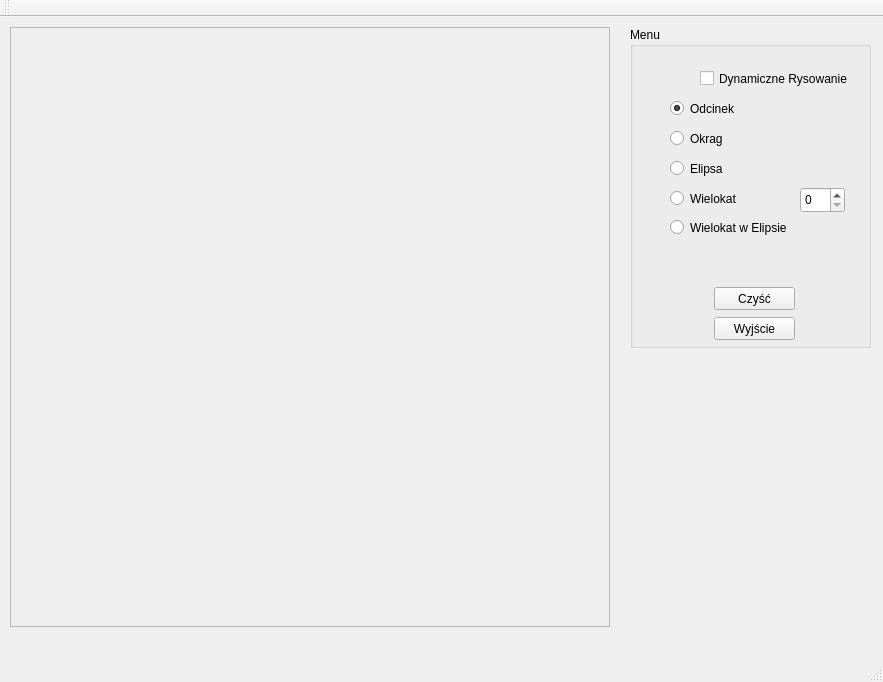
<?xml version="1.0" encoding="UTF-8"?>
<ui version="4.0">
 <class>MyWindow</class>
 <widget class="QMainWindow" name="MyWindow">
  <property name="geometry">
   <rect>
    <x>0</x>
    <y>0</y>
    <width>883</width>
    <height>682</height>
   </rect>
  </property>
  <property name="windowTitle">
   <string>MyWindow</string>
  </property>
  <widget class="QWidget" name="centralWidget">
   <widget class="QFrame" name="rysujFrame">
    <property name="geometry">
     <rect>
      <x>10</x>
      <y>10</y>
      <width>600</width>
      <height>600</height>
     </rect>
    </property>
    <property name="frameShape">
     <enum>QFrame::StyledPanel</enum>
    </property>
    <property name="frameShadow">
     <enum>QFrame::Raised</enum>
    </property>
   </widget>
   <widget class="QGroupBox" name="groupBox">
    <property name="geometry">
     <rect>
      <x>630</x>
      <y>10</y>
      <width>241</width>
      <height>321</height>
     </rect>
    </property>
    <property name="title">
     <string>Menu</string>
    </property>
    <widget class="QPushButton" name="cleanButton">
     <property name="geometry">
      <rect>
       <x>84</x>
       <y>260</y>
       <width>81</width>
       <height>23</height>
      </rect>
     </property>
     <property name="text">
      <string>Czyść</string>
     </property>
    </widget>
    <widget class="QPushButton" name="exitButton">
     <property name="geometry">
      <rect>
       <x>84</x>
       <y>290</y>
       <width>81</width>
       <height>23</height>
      </rect>
     </property>
     <property name="text">
      <string>Wyjście</string>
     </property>
    </widget>
    <widget class="QRadioButton" name="RadioButton">
     <property name="geometry">
      <rect>
       <x>40</x>
       <y>70</y>
       <width>121</width>
       <height>23</height>
      </rect>
     </property>
     <property name="text">
      <string>Odcinek</string>
     </property>
     <property name="checked">
      <bool>true</bool>
     </property>
    </widget>
    <widget class="QRadioButton" name="radioButton">
     <property name="geometry">
      <rect>
       <x>40</x>
       <y>100</y>
       <width>121</width>
       <height>23</height>
      </rect>
     </property>
     <property name="text">
      <string>Okrag</string>
     </property>
    </widget>
    <widget class="QRadioButton" name="radioButton_2">
     <property name="geometry">
      <rect>
       <x>40</x>
       <y>130</y>
       <width>95</width>
       <height>23</height>
      </rect>
     </property>
     <property name="text">
      <string>Elipsa</string>
     </property>
    </widget>
    <widget class="QRadioButton" name="radioButton_3">
     <property name="geometry">
      <rect>
       <x>40</x>
       <y>160</y>
       <width>95</width>
       <height>23</height>
      </rect>
     </property>
     <property name="text">
      <string>Wielokat</string>
     </property>
    </widget>
    <widget class="QRadioButton" name="radioButton_4">
     <property name="geometry">
      <rect>
       <x>40</x>
       <y>190</y>
       <width>131</width>
       <height>21</height>
      </rect>
     </property>
     <property name="text">
      <string>Wielokat w Elipsie</string>
     </property>
    </widget>
    <widget class="QCheckBox" name="checkBox">
     <property name="geometry">
      <rect>
       <x>70</x>
       <y>40</y>
       <width>151</width>
       <height>23</height>
      </rect>
     </property>
     <property name="text">
      <string>Dynamiczne Rysowanie</string>
     </property>
    </widget>
    <widget class="QSpinBox" name="spinBox">
     <property name="geometry">
      <rect>
       <x>170</x>
       <y>160</y>
       <width>45</width>
       <height>26</height>
      </rect>
     </property>
    </widget>
   </widget>
  </widget>
  <widget class="QMenuBar" name="menuBar">
   <property name="geometry">
    <rect>
     <x>0</x>
     <y>0</y>
     <width>883</width>
     <height>22</height>
    </rect>
   </property>
  </widget>
  <widget class="QToolBar" name="mainToolBar">
   <attribute name="toolBarArea">
    <enum>TopToolBarArea</enum>
   </attribute>
   <attribute name="toolBarBreak">
    <bool>false</bool>
   </attribute>
  </widget>
  <widget class="QStatusBar" name="statusBar"/>
 </widget>
 <layoutdefault spacing="6" margin="11"/>
 <resources/>
 <connections/>
</ui>
